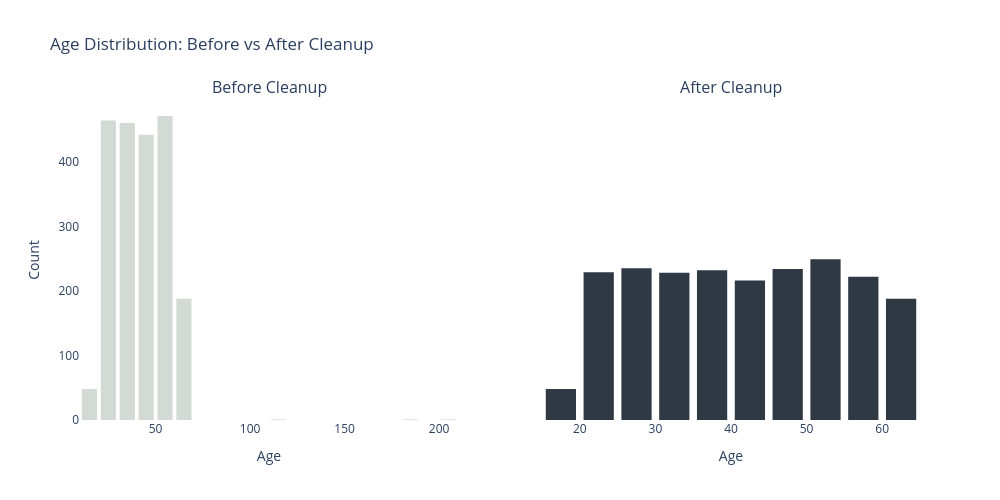

Source (notebook cell):
### Code cell
fig = make_subplots(
    rows=1, cols=2,
    subplot_titles=("Before Cleanup", "After Cleanup"),
    shared_yaxes=True
)

fig.add_trace(go.Histogram(
    x=df_age,
    nbinsx=20,
    name='Before Cleanup',
    marker_color='#D3D9D4'
), row=1, col=1)

fig.add_trace(go.Histogram(
    x=df_age_clean,
    nbinsx=20,
    name='After Cleanup',
    marker_color='#2E3944'
), row=1, col=2)

fig.update_layout(
    title_text='Age Distribution: Before vs After Cleanup',
    plot_bgcolor='white',
    paper_bgcolor='white',
    bargap=0.2,
    width=1000,
    height=500,
    showlegend=False
)

fig.update_xaxes(title_text='Age', row=1, col=1)
fig.update_xaxes(title_text='Age', row=1, col=2)
fig.update_yaxes(title_text='Count', row=1, col=1)

fig.show()

### Figure 1 — Plotly figure (JSON) as saved in the notebook; plotly's stock layout.template omitted (floating-point values rounded to 4 significant figures; data arrays with more than 128 entries replaced by an {"elided": "..."} marker saying what was removed)
{"data": [{"marker": {"color": "#D3D9D4"}, "name": "Before Cleanup", "nbinsx": 20, "type": "histogram", "x": {"elided": "2081 float values"}, "xaxis": "x", "yaxis": "y"}, {"marker": {"color": "#2E3944"}, "name": "After Cleanup", "nbinsx": 20, "type": "histogram", "x": {"elided": "2081 float values"}, "xaxis": "x2", "yaxis": "y2"}], "layout": {"annotations": [{"font": {"size": 16}, "showarrow": false, "text": "Before Cleanup", "x": 0.225, "xanchor": "center", "xref": "paper", "y": 1, "yanchor": "bottom", "yref": "paper"}, {"font": {"size": 16}, "showarrow": false, "text": "After Cleanup", "x": 0.775, "xanchor": "center", "xref": "paper", "y": 1, "yanchor": "bottom", "yref": "paper"}], "bargap": 0.2, "height": 500, "paper_bgcolor": "white", "plot_bgcolor": "white", "showlegend": false, "title": {"text": "Age Distribution: Before vs After Cleanup"}, "width": 1000, "xaxis": {"anchor": "y", "autorange": true, "domain": [0, 0.45], "range": [10, 210], "title": {"text": "Age"}, "type": "linear"}, "xaxis2": {"anchor": "y2", "autorange": true, "domain": [0.55, 1], "range": [15, 65], "title": {"text": "Age"}, "type": "linear"}, "yaxis": {"anchor": "x", "autorange": true, "domain": [0, 1], "range": [0, 495.8], "title": {"text": "Count"}}, "yaxis2": {"anchor": "x2", "autorange": true, "domain": [0, 1], "matches": "y", "range": [0, 495.8], "showticklabels": false}}}
